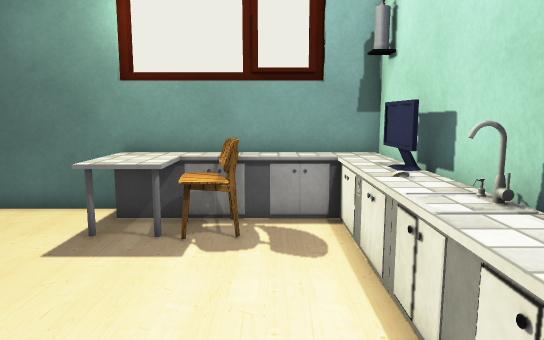
view 1 (above)

12 first-person views from a walk through a 3-D level made in the Unity game engine. The camera is 1.4 m above the floor, tilts 8° down and sees 70° across. The floor is counted in squares, 0.5 m on a side. Each view is taken from the middle of a square. On the plan, view 1 faces up. The plan holds only what a view shows up to about 20 squares ahead; the rest is blank. The place goes on beyond the plan. The player character is not drawn. Some surface patterns are stand-ins.

view 2
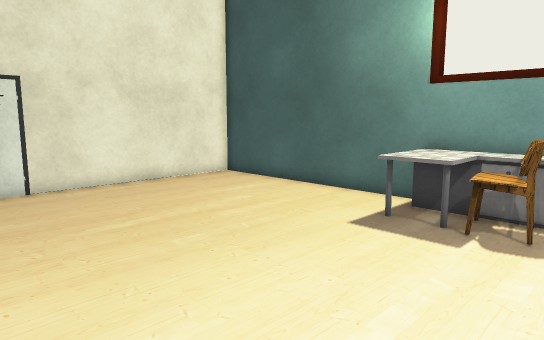

view 3
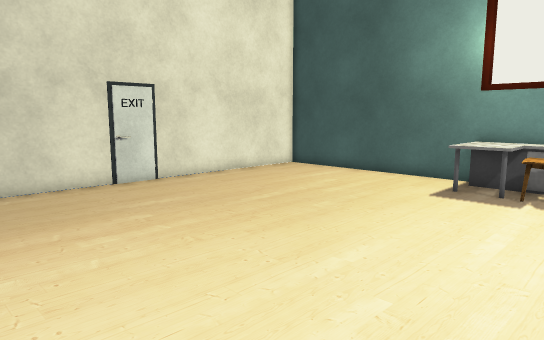

view 4
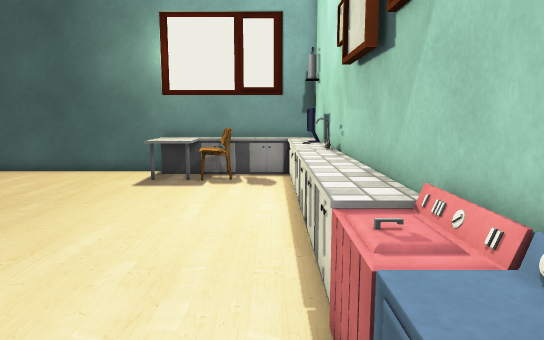

view 5
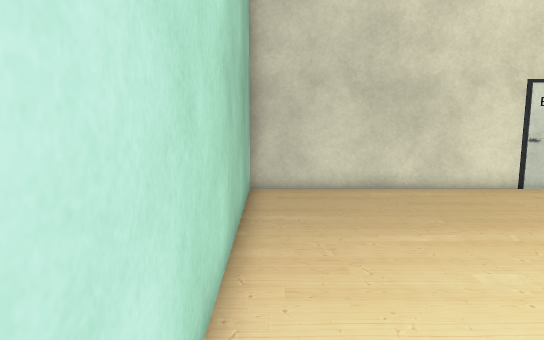

view 6
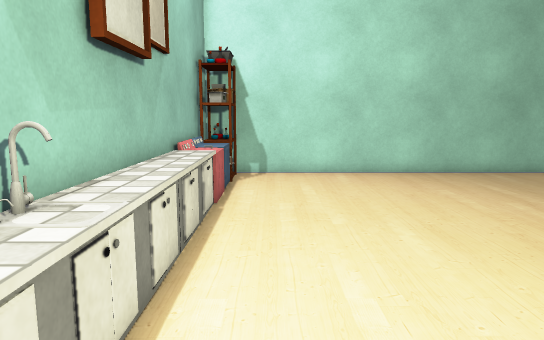

view 7
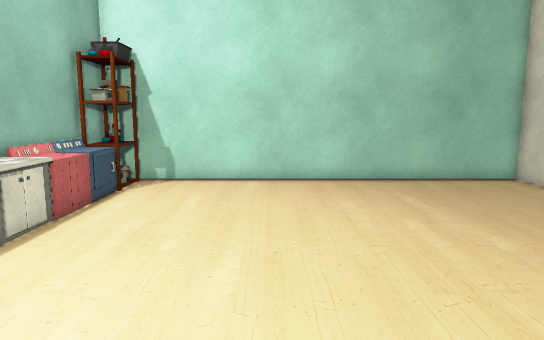

view 8
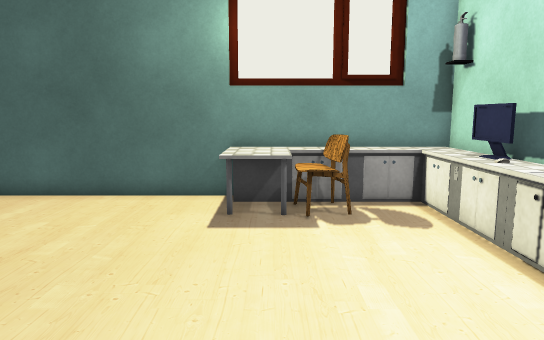

view 9
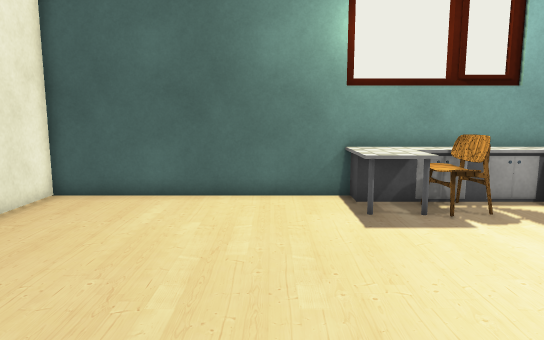

view 10
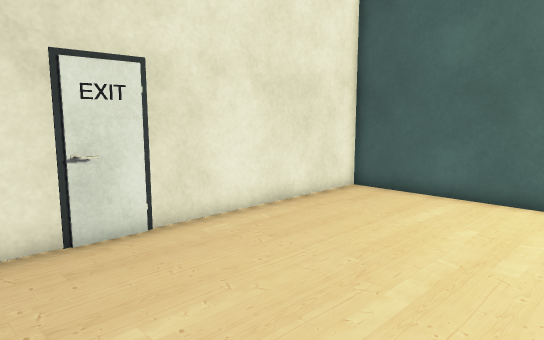

view 11
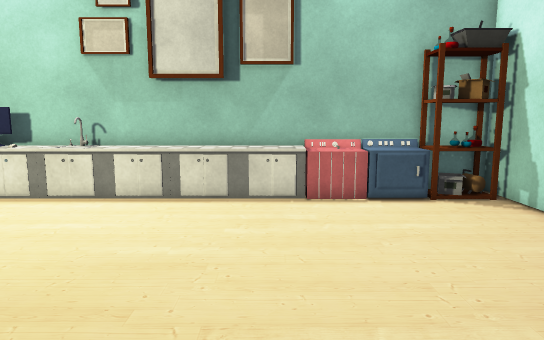

view 12
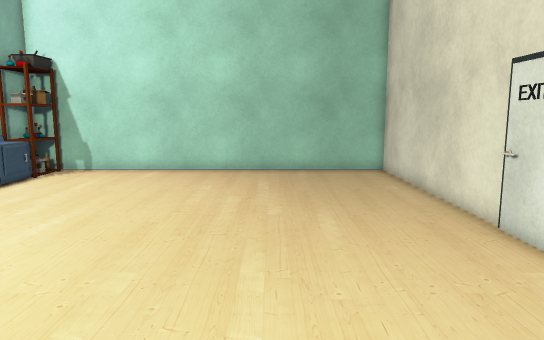

### Floor plan
Key: @ floor where view 1 was taken; # wall or solid block; . floor; = window, fence, low wall or low ledge; C cabinet; H chair; M computer; A machine; S shelf; O other object.
Columns run from 15 left of view 1 to 3 right of it. Each row starts with its distance up from view 1.
 12 ###################
 11 #          CCCCCCCC
 10 #..........CCHHCCCC
  9 #..........CCHH..CC
  8 #................CM
  7 #................MC
  6 #................C#
  5 #................OO
  4 #................OO
  3 #................OO
  2 #................OO
  1 #=...............C#
  0 #..............@.CC
 -1 #................CC
 -2 #................CC
 -3 #................A#
 -4 #................A#
 -5 #................C#
 -6 #................C#
 -7 #................S#
 -8 #................S#
 -9 #................S#
-10 ###################

Where each view was taken, in squares from view 1:
view 1: 0 up, 0 right, facing up
view 2: 1 down, 1 right, facing up-left
view 3: 6 down, 1 right, facing up-left
view 4: 8 down, 1 right, facing up
view 5: 9 down, 0 right, facing left
view 6: 9 up, 0 right, facing down
view 7: 7 up, 4 left, facing down
view 8: 2 down, 3 left, facing up
view 9: 2 down, 7 left, facing up
view 10: 2 down, 6 left, facing up-left
view 11: 2 down, 11 left, facing right
view 12: 10 up, 9 left, facing down
